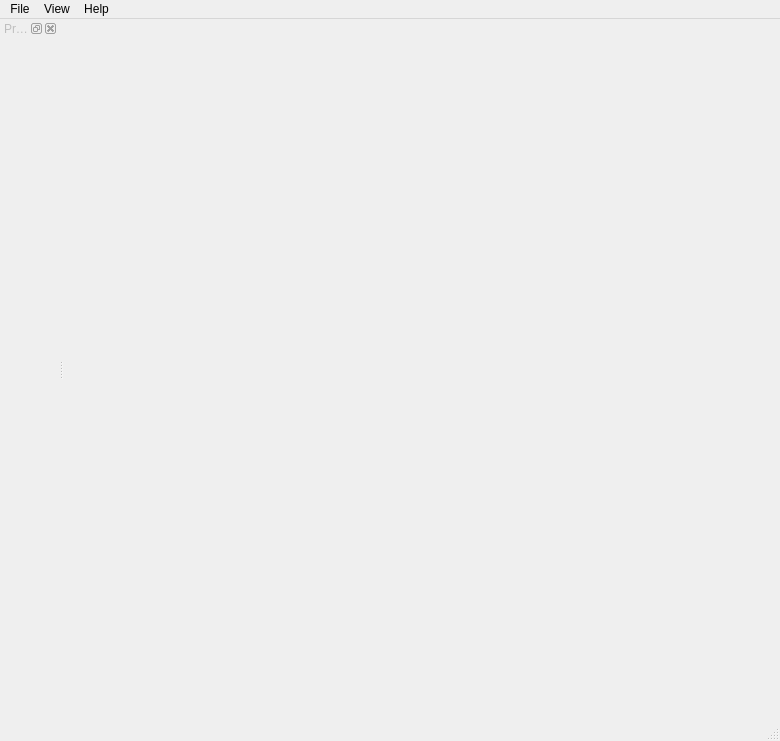
<?xml version="1.0" encoding="UTF-8"?>
<ui version="4.0">
 <class>MainWindowClass</class>
 <widget class="QMainWindow" name="MainWindowClass">
  <property name="geometry">
   <rect>
    <x>0</x>
    <y>0</y>
    <width>780</width>
    <height>741</height>
   </rect>
  </property>
  <property name="windowTitle">
   <string>Writing Studio</string>
  </property>
  <widget class="QWidget" name="viewWidget"/>
  <widget class="QMenuBar" name="menuBar">
   <property name="geometry">
    <rect>
     <x>0</x>
     <y>0</y>
     <width>780</width>
     <height>21</height>
    </rect>
   </property>
   <widget class="QMenu" name="menuView">
    <property name="title">
     <string>View</string>
    </property>
    <widget class="QMenu" name="menuDockWidgets">
     <property name="title">
      <string>Dock widgets</string>
     </property>
     <addaction name="actionShowDockWidgets"/>
     <addaction name="actionHideDockWidgets"/>
     <addaction name="separator"/>
    </widget>
    <widget class="QMenu" name="menuToolbars">
     <property name="title">
      <string>Toolbars</string>
     </property>
     <addaction name="actionShowToolbars"/>
     <addaction name="actionHideToolbars"/>
     <addaction name="separator"/>
    </widget>
    <addaction name="menuToolbars"/>
    <addaction name="menuDockWidgets"/>
   </widget>
   <widget class="QMenu" name="menuFile">
    <property name="title">
     <string>File</string>
    </property>
    <addaction name="actionQuit"/>
   </widget>
   <widget class="QMenu" name="menuHelp">
    <property name="title">
     <string>Help</string>
    </property>
    <widget class="QMenu" name="menuExternal_Links">
     <property name="title">
      <string>External Links</string>
     </property>
     <addaction name="actionWebsite"/>
    </widget>
    <addaction name="actionShortcuts"/>
    <addaction name="actionQuickGuide"/>
    <addaction name="actionManual"/>
    <addaction name="separator"/>
    <addaction name="menuExternal_Links"/>
    <addaction name="separator"/>
    <addaction name="actionAbout"/>
    <addaction name="actionAboutQt"/>
   </widget>
   <addaction name="menuFile"/>
   <addaction name="menuView"/>
   <addaction name="menuHelp"/>
  </widget>
  <widget class="QStatusBar" name="statusBar"/>
  <widget class="QDockWidget" name="propertyDockWidget">
   <property name="enabled">
    <bool>false</bool>
   </property>
   <property name="windowTitle">
    <string>Properties</string>
   </property>
   <attribute name="dockWidgetArea">
    <number>1</number>
   </attribute>
   <widget class="QWidget" name="dockWidgetContents_2">
    <layout class="QHBoxLayout" name="horizontalLayout_3">
     <property name="leftMargin">
      <number>0</number>
     </property>
     <property name="topMargin">
      <number>0</number>
     </property>
     <property name="rightMargin">
      <number>0</number>
     </property>
     <property name="bottomMargin">
      <number>0</number>
     </property>
    </layout>
   </widget>
  </widget>
  <action name="actionQuit">
   <property name="icon">
    <iconset>
     <normaloff>:/icons/door-open-in.png</normaloff>:/icons/door-open-in.png</iconset>
   </property>
   <property name="text">
    <string>Quit</string>
   </property>
   <property name="shortcut">
    <string>Ctrl+Q</string>
   </property>
  </action>
  <action name="actionAbout">
   <property name="text">
    <string>About</string>
   </property>
   <property name="shortcut">
    <string>F5</string>
   </property>
  </action>
  <action name="actionAboutQt">
   <property name="text">
    <string>About Qt</string>
   </property>
   <property name="shortcut">
    <string>F6</string>
   </property>
  </action>
  <action name="actionManual">
   <property name="icon">
    <iconset>
     <normaloff>:/icons/question-frame.png</normaloff>:/icons/question-frame.png</iconset>
   </property>
   <property name="text">
    <string>Manual</string>
   </property>
   <property name="shortcut">
    <string>F1</string>
   </property>
  </action>
  <action name="actionQuickGuide">
   <property name="icon">
    <iconset>
     <normaloff>:/icons/palette.png</normaloff>:/icons/palette.png</iconset>
   </property>
   <property name="text">
    <string>Quick Guide</string>
   </property>
   <property name="shortcut">
    <string>F3</string>
   </property>
  </action>
  <action name="actionShortcuts">
   <property name="icon">
    <iconset>
     <normaloff>:/icons/shortcut.png</normaloff>:/icons/shortcut.png</iconset>
   </property>
   <property name="text">
    <string>Shortcuts</string>
   </property>
   <property name="shortcut">
    <string>F4</string>
   </property>
  </action>
  <action name="actionWebsite">
   <property name="icon">
    <iconset>
     <normaloff>:/icons/home.png</normaloff>:/icons/home.png</iconset>
   </property>
   <property name="text">
    <string>Website</string>
   </property>
   <property name="shortcut">
    <string>F2</string>
   </property>
  </action>
  <action name="actionHideDockWidgets">
   <property name="text">
    <string>Hide all</string>
   </property>
  </action>
  <action name="actionShowDockWidgets">
   <property name="text">
    <string>Show all</string>
   </property>
  </action>
  <action name="actionShowToolbars">
   <property name="text">
    <string>Show all</string>
   </property>
  </action>
  <action name="actionHideToolbars">
   <property name="text">
    <string>Hide all</string>
   </property>
  </action>
 </widget>
 <layoutdefault spacing="6" margin="11"/>
 <resources>
  <include location="../../../resources/icons.qrc"/>
 </resources>
 <connections/>
</ui>
